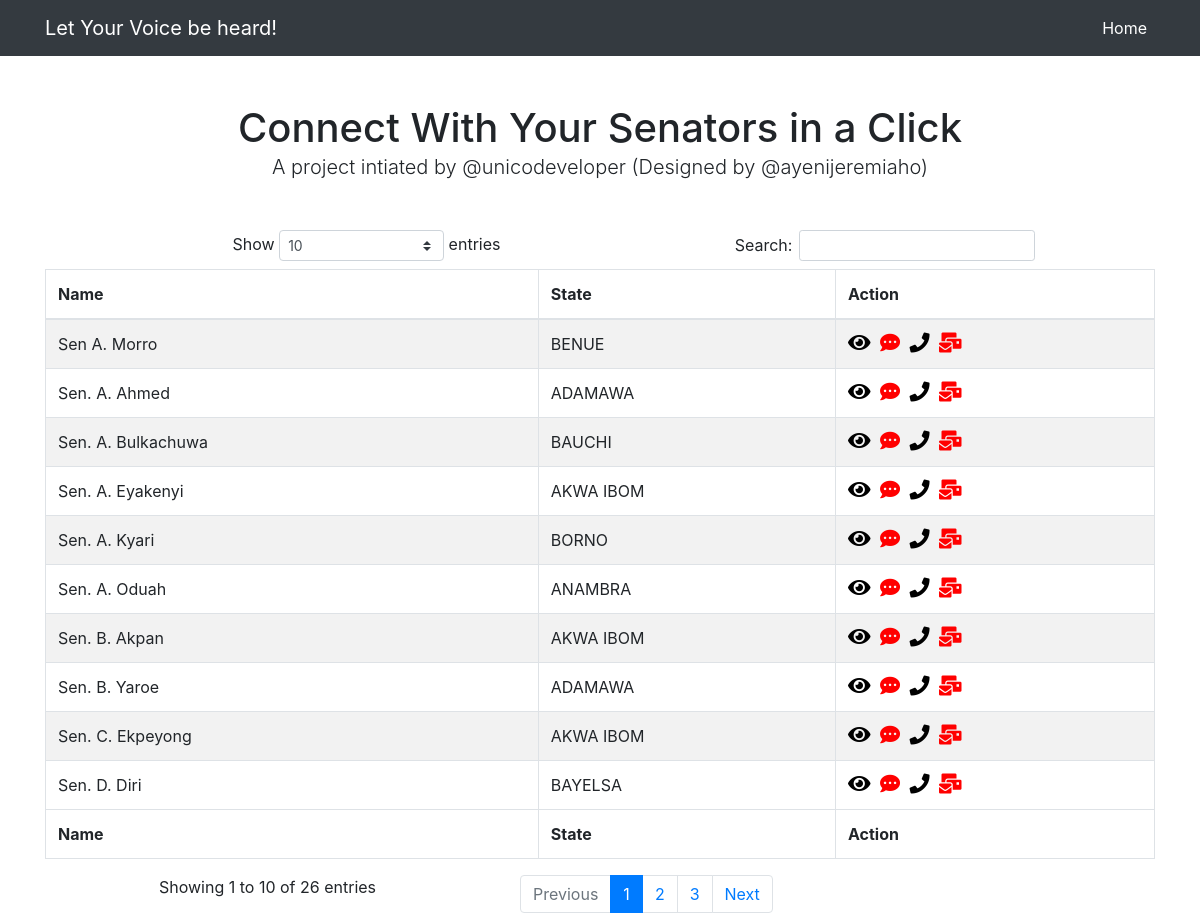
The page / on the database its author committed.
### tables this page shows
CREATE TABLE IF NOT EXISTS `senate_list` (
  `id` int(11) NOT NULL AUTO_INCREMENT,
  `name` varchar(50) DEFAULT NULL,
  `state` varchar(20) DEFAULT NULL,
  `phone` varchar(15) DEFAULT NULL,
  `email` varchar(50) DEFAULT NULL,
  `image` varchar(255) DEFAULT NULL,
  PRIMARY KEY (`id`)
);

### class/DB.php (called while the page is built, shortened)
<?php
class DB
{
    private $servername = "localhost";
    private $username = "root";
    private $password = "";
    private $dbname = "senate";
    private $conn;
    public function __construct()
    {
        $this->conn = new mysqli($this->servername, $this->username, $this->password, $this->dbname) ;
    }
    public function getValues()
    {
        $query = "SELECT id, name, state, phone, email FROM senate_list";
        $result = $this->conn->query($query);
        return $result;
    }
}

### index.php (the view, shortened to what this page needs)
<?php
include('./includes/header.php');
require('./class/DB.php');
$senators = new DB();
$getSenators = $senators->getValues();
?>
<div class="container">
  <div class="row">
    <div class="col-lg-12 text-center">
      <h1 class="mt-5">Connect With Your Senators in a Click</h1>
      <p class="lead">A project intiated by @unicodeveloper (Designed by @ayenijeremiaho)</p>
      <br> <br>
    </div>
    <div class="col-lg-12 sm-12">
      <table id="senatorsList" class="table table-striped table-bordered" style="width:100%">
        <thead>
          <tr>
            <th>Name</th>
            <th>State</th>
            <th>Action</th>
          </tr>
        </thead>
        <tbody>
          <?php
          while ($row = $getSenators->fetch_assoc()) {
            ?>
            <tr>
              <td><?php echo $row["name"] ?></td>
              <td><?php echo $row["state"] ?></td>
              <td>
                <div class="hidden-sm hidden-xs action-buttons">
                  <a href="/includes/viewsenator.php" class="showModal">
                    <i class="fas fa-eye" style="font-size:20px; color:black; padding-right: 5px;"></i>
                  </a>
                  <a href="/includes/sendnewsms.php?phoneno=<?php echo $row["phone"] ?>" class="showModal">
                    <i class="fas fa-comment-dots" style="font-size:20px;color:red; padding-right: 5px;"></i>
                  </a>
                  <a href="tel:<?php echo $row["phone"] ?>">
                    <i class="fas fa-phone" style="font-size:20px;color:black; padding-right: 5px;"></i>
                  </a>
                  <a href="mailto:<?php echo $row["email"] ?>?subject=To Senator: <?php echo $row["name"] ?> ">
                    <i class="fas fa-mail-bulk" style="font-size:20px;color:red"></i>
                  </a>
                </div>
              </td>
            </tr>
          <?php     }
          ?>
        </tbody>
        <tfoot>
          <tr>
            <th>Name</th>
            <th>State</th>
            <th>Action</th>
          </tr>
        </tfoot>
      </table>
    </div>
  </div>
</div>
</body>
</html>

### includes/header.php (shortened to what this page needs)
<!DOCTYPE html>
<html lang="en">
<head>
    <link href="../vendor/bootstrap/css/bootstrap.min.css" rel="stylesheet">
    <link rel="stylesheet" href="https://cdn.datatables.net/fixedheader/3.1.6/css/fixedHeader.bootstrap4.min.css">
    <link rel="stylesheet" href="../vendor/style.css">
    <link rel="stylesheet" href=https://cdnjs.cloudflare.com/ajax/libs/font-awesome/5.11.2/css/all.min.css> </head> <body>
    <nav class="navbar navbar-expand-lg navbar-dark bg-dark static-top">
        <div class="container">
            <a class="navbar-brand" href="#">Let Your Voice be heard!</a>
            <div class="collapse navbar-collapse" id="navbarResponsive">
                <ul class="navbar-nav ml-auto">
                    <li class="nav-item active">
                        <a class="nav-link" href="#">Home
                        </a>
                    </li>
                </ul>
            </div>
        </div>
    </nav>

### rows shown on the page
senate_list: name "Sen. B. Yaroe", state "ADAMAWA"
senate_list: name "Sen. A. Ahmed", state "ADAMAWA"
senate_list: name "Sen. B. Akpan", state "AKWA IBOM"
senate_list: name "Sen. A. Eyakenyi", state "AKWA IBOM"
senate_list: name "Sen. C. Ekpeyong", state "AKWA IBOM"
senate_list: name "Sen. A. Oduah", state "ANAMBRA"
senate_list: name "Sen. A. Bulkachuwa", state "BAUCHI"
senate_list: name "Sen. D. Diri", state "BAYELSA"
senate_list: name "Sen A. Morro", state "BENUE"
senate_list: name "Sen. A. Kyari", state "BORNO"
